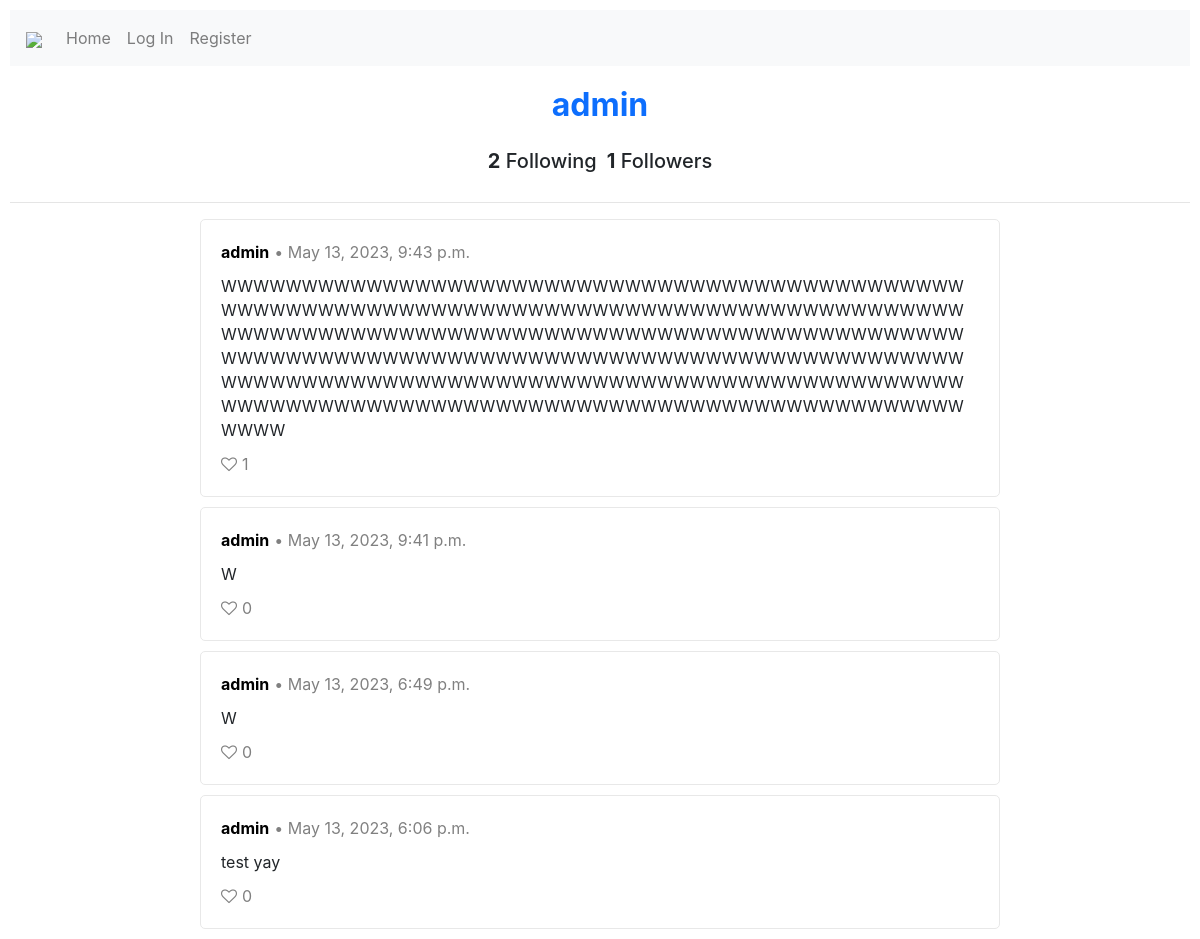
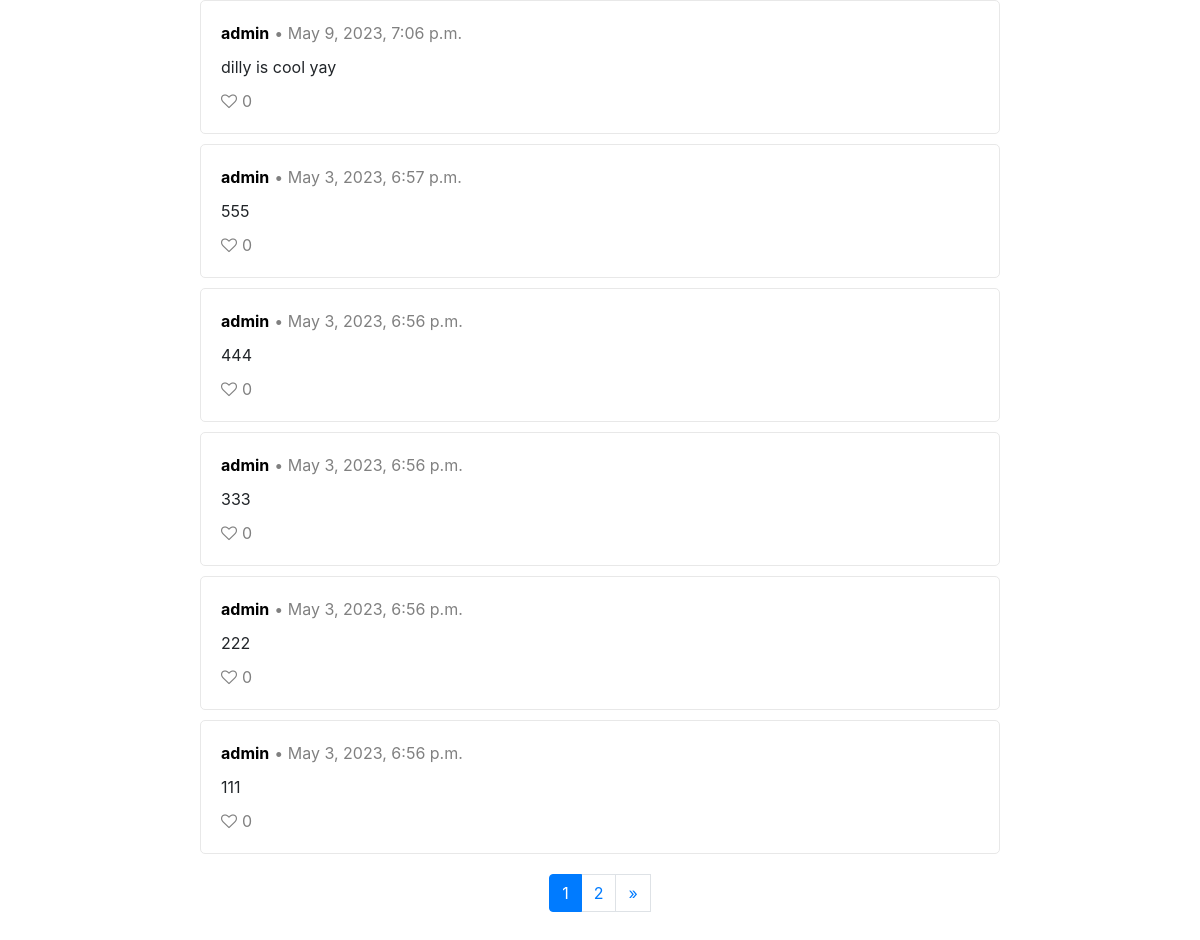
The app's page /profile/5, older data (2 pictures, top to bottom).
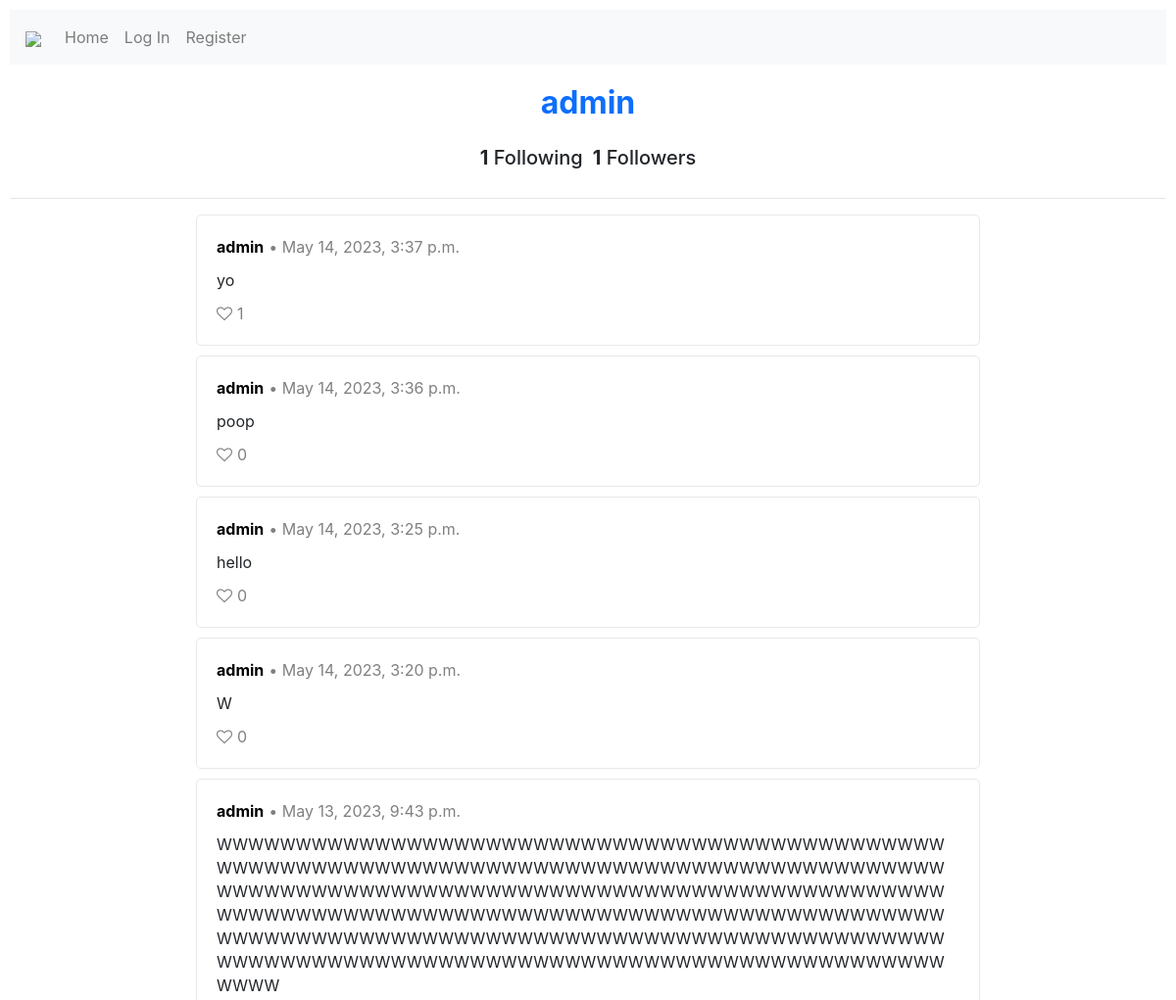
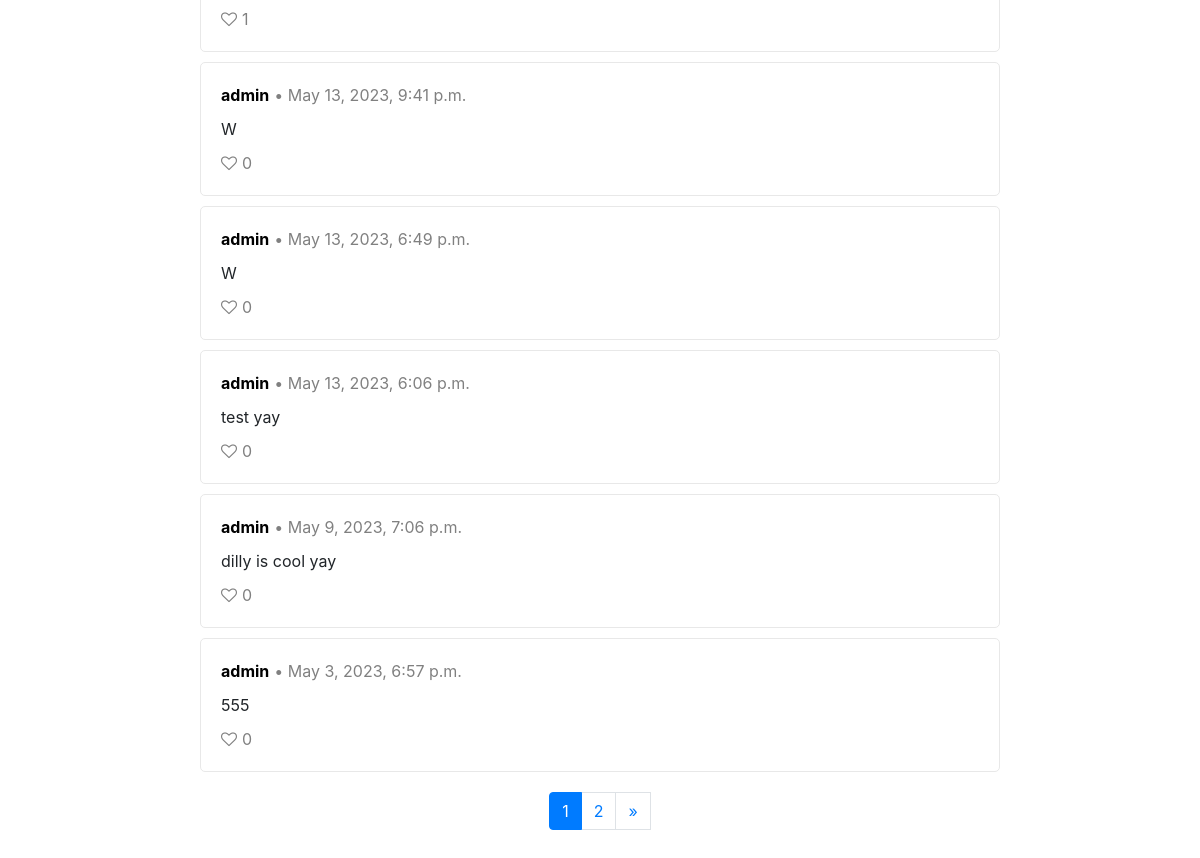
The same page, newer data (2 pictures, top to bottom).
### network/models.py (models this page shows, shortened)
class Post(models.Model):
    user = models.ForeignKey(User, on_delete=models.CASCADE, blank=True, null=True, related_name="post_user")
    content = models.CharField(max_length=280)
    number_of_likes = models.IntegerField(default=0)
    time = models.DateTimeField(auto_now_add=True)

class User(AbstractUser):
    pass

### network/views.py (the view)
# urls.py: path("profile/<int:profile_id>", views.profile, name="profile"),
def profile(request, profile_id):
        all_user_posts = Post.objects.filter(user=profile_id).order_by("-time")
        number_of_posts = len(all_user_posts)
        profile = User.objects.get(id=profile_id)
        user = None
        liked_post_ids=[]
        if request.user.id is not None:
            user = User.objects.get(id=request.user.id)
            liked_post_ids = get_liked_posts(request)
        followers = Follow.objects.filter(following=profile_id)
        follower_list = []
        for follower in followers:
            follower_list.append(follower.user)
        following = Follow.objects.filter(user=profile_id)
        if user in follower_list:
            is_following = True
        else:
            is_following = False
        page_obj = get_page_objects(request, all_user_posts)
        return render(request, "network/profile.html", {
            "user": user,
            "liked_post_ids": liked_post_ids,
            "profile": profile,
            "is_following": is_following,
            "followers_count": len(followers),
            "following_count": len(following),
            "page_obj": page_obj,
            "number_of_posts": number_of_posts
        })

### network/utils.py (called while the page is built)
def get_page_objects(request, posts):
    paginator = Paginator(posts, 10)
    page_number = request.GET.get("page")
    page_obj = paginator.get_page(page_number)
    return page_obj

### network/templates/network/profile.html (shortened to what this page needs)
{% extends "network/layout.html" %}
{% block body %}
    <h2>{{ profile.username }}</h2>
    <div class="follow-count-container">
        <div class="follow-div">
            <h3><strong>{{ following_count }}</strong> Following</h3>
        </div>
        <div class="follow-div">
            <h3><strong>{{ followers_count }}</strong> Followers</h3>
        </div>
    </div>
    <hr>
    {% include "network/posts.html" %}
{% endblock %}

### network/templates/network/posts.html (shortened to what this page needs)
{% load static %}
{% if number_of_posts > 0 %}
    {% for post in page_obj %}
        <div class="post-panel">
            <div class="post-header">
                <div>
                    <a class="username" href="{% url 'profile' profile_id=post.user.id %}"><strong>{{ post.user }}</strong></a>
                </div>
                <div class="post-time">
                    &bull; {{ post.time }}
                </div>
            </div>
            <div class="post-content-saved" id="content-div-{{ post.id }}-saved">
                {{ post.content }}
            </div>
            <div class="likes-container" id="likes-div-{{ post.id }}">
                {% if user.is_authenticated and post.id not in liked_post_ids %}
                    <div id="like-div-{{ post.id }}">
                        <button class="remove-style" id="like-btn-{{ post.id }}">
                            <i class="fa fa-heart-o heart-unliked"></i>
                        </button>
                    </div>
                {% elif user.is_authenticated and post.id in liked_post_ids %}
                    <div id="unlike-div-{{ post.id }}">
                        <button class="remove-style" id="unlike-btn-{{ post.id }}">
                            <i class="fa fa-heart heart-liked"></i>
                        </button>
                    </div>
                {% else %}
                    <div id="inactive-like-div-{{ post.id }}">
                        <button class="remove-style" id="inactive-like-btn-{{ post.id }}">
                            <i class="fa fa-heart-o heart-inactive"></i>
                        </button>
                    </div>
                {% endif %}
                <span class="likes-count" id="likes-count-{{ post.id }}">{{ post.number_of_likes }}</span>
            </div>
        </div>
    {% endfor %}
{% else %}
    No active posts
{% endif %}
<div class="pagination page-navigation">
    <li class="page-item active"><a class="page-link" href="?page={{ page_obj.number }}">{{ page_obj.number }}</a></li>
    {% if page_obj.has_next %}
        <a class="page-link" href="?page={{ page_obj.next_page_number }}">{{ page_obj.next_page_number }}</a>
        <a class="page-link" href="?page={{ page_obj.paginator.num_pages }}">&raquo;</a>
    {% endif %}
</div>

Row changes from the older to the newer data that the page shows:
no longer on this page (row unchanged): Post: user "admin", time "May 3, 2023, 6:56 p.m.", content "444", number_of_likes "0"
no longer on this page (row unchanged): Post: user "admin", time "May 3, 2023, 6:56 p.m.", content "333", number_of_likes "0"
no longer on this page (row unchanged): Post: user "admin", time "May 3, 2023, 6:56 p.m.", content "222", number_of_likes "0"
no longer on this page (row unchanged): Post: user "admin", time "May 3, 2023, 6:56 p.m.", content "111", number_of_likes "0"
added Post: user "admin", time "May 14, 2023, 3:37 p.m.", content "yo", number_of_likes "1"
added Post: user "admin", time "May 14, 2023, 3:36 p.m.", content "poop", number_of_likes "0"
added Post: user "admin", time "May 14, 2023, 3:25 p.m.", content "hello", number_of_likes "0"
added Post: user "admin", time "May 14, 2023, 3:20 p.m.", content "W", number_of_likes "0"
Text that changed along with them:
{{ following_count }}: "2" → "1"
